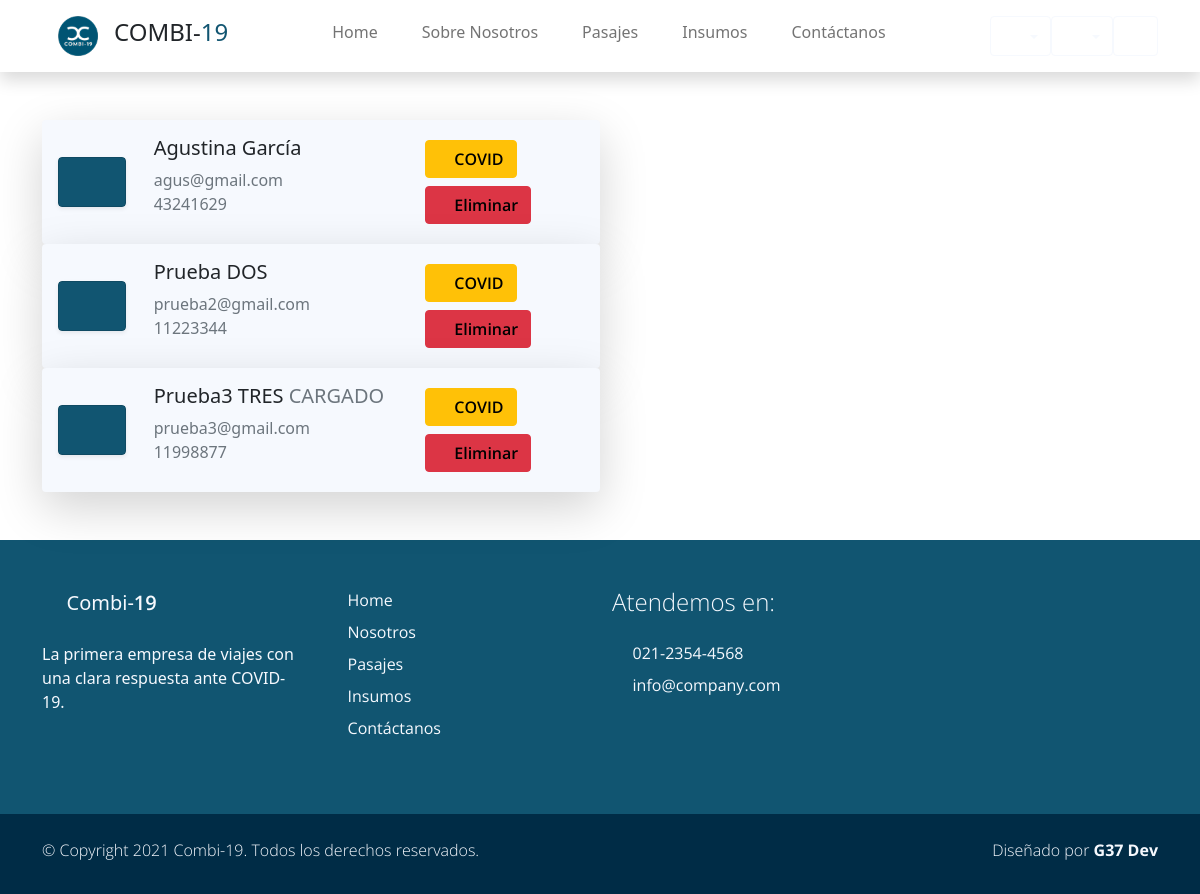
The page /viajes/pasajeros/1 on the database its author committed.
### users/models.py (models this page shows, shortened)
class Account(AbstractBaseUser):
    email               = models.EmailField(verbose_name="email", max_length=60, unique=True)
    dni                 = models.IntegerField(verbose_name="dni", unique=True,)
    first_name          = models.CharField(max_length=30, verbose_name='Nombre')
    last_name           = models.CharField(max_length=30, verbose_name='Apellido')
    date_of_birth       = models.DateField(blank=True, null=True)
    is_GOLD             = models.BooleanField(default=False)
    _is_admin           = models.BooleanField(default=False)
    is_active           = models.BooleanField(default=True)
    is_staff            = models.BooleanField(default=False)
    _is_superuser       = models.BooleanField(default=False)
    objects = MyAccountManager()
    class Meta:
        verbose_name        = "Usuario"
        verbose_name_plural = "Usuarios"
    USERNAME_FIELD = 'email'
    REQUIRED_FIELDS = ['dni', 'first_name', 'last_name', 'date_of_birth']
    def __str__(self):
        return self.get_full_name()
    def get_full_name(self):
        return f'{self.first_name} {self.last_name}'

### users/views.py (the view)
def pasajeros_view(request, *args, **kwargs):
    viaje_id = kwargs.get("v_id")
    try:
        viaje = Viaje.objects.get(pk=viaje_id)
    except Viaje.DoesNotExist:
        return HttpResponse("Hubo un error")
    t= Account.objects.filter(testeo__in=Testeo.objects.filter(viaje=viaje))
    context = {"viaje": viaje, "testeos":t}
    return render(request, "users/pasajeros.html", context)

### carro/context_processor.py (called while the page is built)
def importe_total(request):
    total=0
    if request.user.is_authenticated:
        if 'carro' in request.session:
            for key,value in request.session['carro'].items():
                total = total +(float(value['precio']))#*value['cantidad'])
    return {'importe_total':total}

### users/templates/users/pasajeros.html (shortened to what this page needs)
{% extends 'Combi19App/base.html' %}
{% load static %}
{% block content %}
<div class="container rounded mt-5 mb-5">
{% if viaje.pasajeros.all %}
    {% for p in viaje.pasajeros.all %}
    <div class="col-xl-6 col-md-6 col-sm-12 ">
        <div  class="card bg-light border-0 shadow-lg overflow-hidden">
            <div class="card-body ">
                <div class="row">
                    <div class="col-2 my-auto">
                        <div href="#" class="card border-0 text-white shadow-sm overflow-hidden">
                            <div class="card partner-wap py-1 px-1">
                                <i class='display-6 text-white bx bx-user mx-auto'></i>
                            </div>
                        </div>
                    </div>
                    <div class=" col-6 px-3">
                        {% if p in testeos %}
                            <h5 class="h5 ">{{p}}<span class="text-muted"> CARGADO </span></h5>
                        {% else %}
                            <h5 class="h5 ">{{p}}</h5>
                        {% endif %}
                        <p class="text-muted m-0">{{p.email}}</h2>
                        <p class="text-muted m-0">{{p.dni}}</h2>
                    </div>
                    <div class="col-4">
                        <a href="{% url 'DatosCovid' v_id=viaje.id p_id=p.id %}" class="btn btn-warning my-1 semi-bold-600"><i class='bx bxs-spreadsheet mx-auto'></i> COVID</a>
                        <a href="{% url 'Eliminar Pasajero' v_id=viaje.id p_id=p.id%}" ><button class="btn btn-danger my-1 semi-bold-600" ><i class='bx bx-block mx-auto'></i> Eliminar</button></a>
                    </div>
                </div>
            </div>
        </div>
    </div>
    {% endfor %}
{% else %}
    <p>No hay pasajeros</p>
{% endif %}
</div>
{% endblock %}

### Combi19App/static/Combi19App/css/estilos.css (style rules this page uses)
html { font-family: 'Open Sans', sans-serif; }
p, a { font-weight: 400; }
.semi-bold-600 { font-family: 'Open Sans', sans-serif !important; font-weight: 600; }
.partner-wap { background-color: #115571; transition: 1s; cursor: pointer; }

### rows shown on the page
Account: first_name+last_name "Agustina García", email "agus@gmail.com", dni "43241629"
Account: first_name+last_name "Prueba DOS", email "prueba2@gmail.com", dni "11223344"
Account: first_name+last_name "Prueba3 TRES", email "prueba3@gmail.com", dni "11998877"
